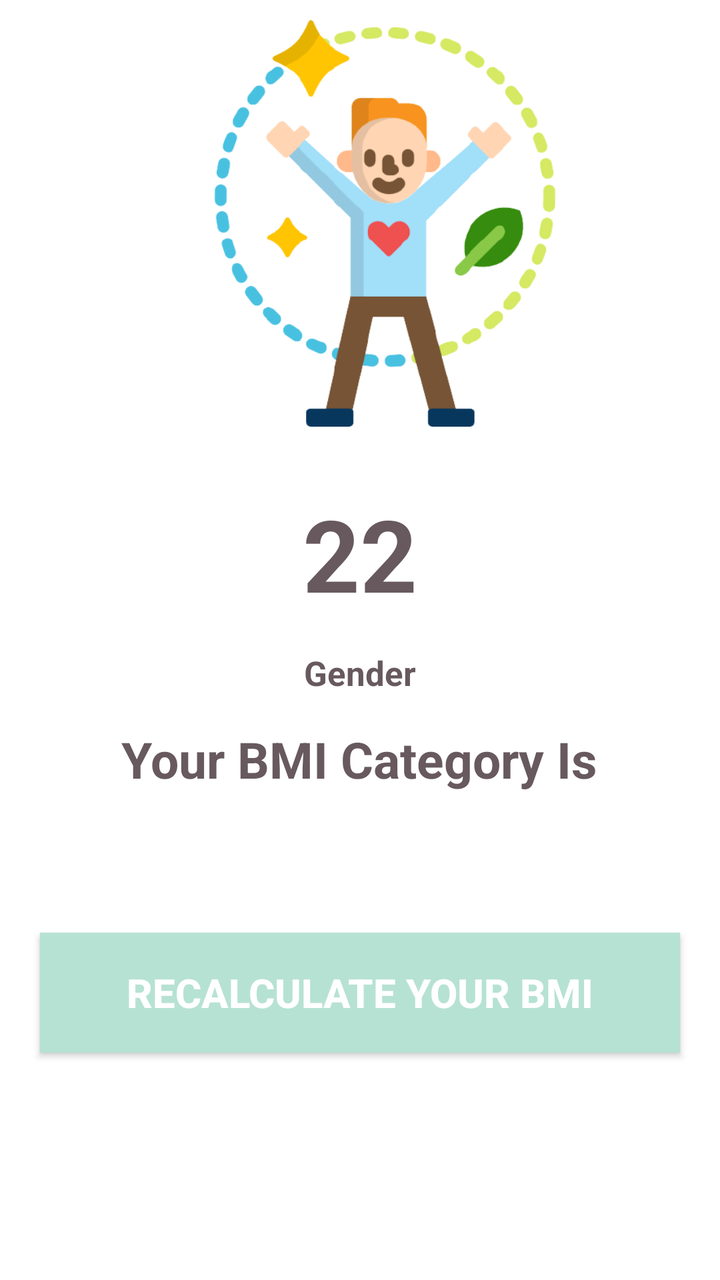
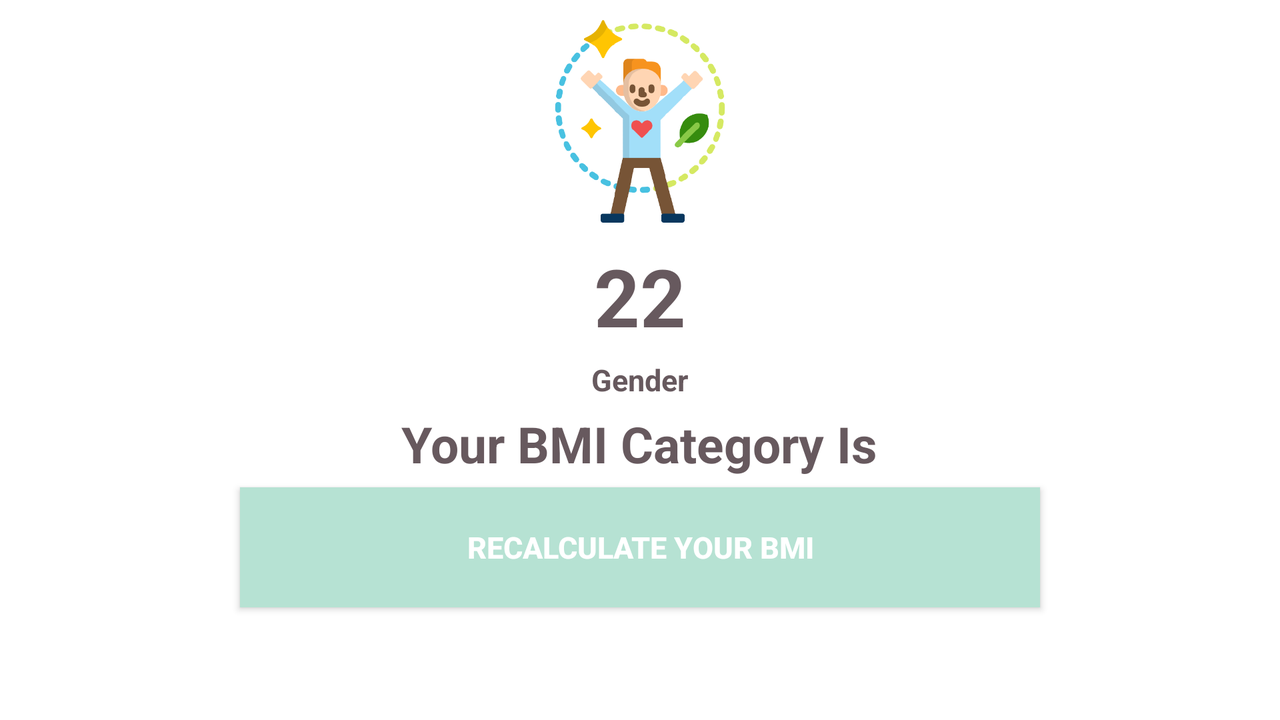

One screen, two layout resources from the same app: the default and the author's alternative for another configuration. Each is rendered where Android would select it; the XML of both is given below.
<!-- AndroidManifest.xml: application theme Theme.FinalProject0623 -->
<!-- res/layout/activity_bmiactivity.xml -->
<?xml version="1.0" encoding="utf-8"?>
<RelativeLayout xmlns:android="http://schemas.android.com/apk/res/android"
    xmlns:app="http://schemas.android.com/apk/res-auto"
    xmlns:tools="http://schemas.android.com/tools"
    android:id="@+id/backGround"
    android:layout_width="match_parent"
    android:layout_height="match_parent"
    android:background="@color/white"
    tools:context=".BMIActivity">

    <ImageView
        android:id="@+id/healthState"
        android:layout_width="362dp"
        android:layout_height="239dp"
        android:layout_above="@id/contentLayout"
        android:layout_marginLeft="25dp"
        android:layout_marginBottom="0dp"
        android:padding="10dp"
        android:src="@drawable/healthy" />

    <RelativeLayout
        android:layout_width="match_parent"
        android:layout_height="wrap_content"
        android:padding="20dp"
        android:id="@+id/contentLayout"
        android:layout_centerInParent="true">

        <TextView
            android:layout_width="wrap_content"
            android:layout_height="wrap_content"
            android:textSize="50sp"
            android:textStyle="bold"
            android:layout_centerHorizontal="true"

            android:textColor="@color/Coffee_Pot"
            android:id="@+id/bmiDisplay"
            android:text="22">

        </TextView>

        <TextView
            android:layout_width="wrap_content"
            android:layout_height="wrap_content"
            android:text="Gender"
            android:layout_marginTop="15dp"
            android:textSize="17sp"
            android:textStyle="bold"
            android:layout_below="@id/bmiDisplay"
            android:layout_centerHorizontal="true"
            android:textColor="@color/Coffee_Pot"
            android:id="@+id/genderDisplay" />

        <TextView
            android:layout_width="wrap_content"
            android:layout_height="wrap_content"
            android:text="Your BMI Category Is"
            android:textStyle="bold"
            android:id="@+id/bmiCategoryDispaly"
            android:textColor="@color/Coffee_Pot"
            android:layout_marginTop="15dp"
            android:layout_centerHorizontal="true"
            android:layout_below="@id/genderDisplay"
            android:textSize="25sp">

        </TextView>






    </RelativeLayout>

    <android.widget.Button
        android:layout_width="match_parent"
        android:layout_height="60dp"
        android:id="@+id/again"
        android:layout_below="@id/contentLayout"
        android:layout_marginTop="50dp"
        android:background="@color/Spearmint"
        android:text="RECALCULATE YOUR BMI"
        android:textSize="20sp"
        android:textColor="@color/white"
        android:textStyle="bold"
        android:layout_marginLeft="20dp"
        android:layout_marginRight="20dp"
        >

    </android.widget.Button>

</RelativeLayout>
<!-- resources referenced by this layout -->
<resources>
  <color name="Coffee_Pot">#67595E</color>
  <color name="Spearmint">#B6E2D3</color>
  <color name="white">#FFFFFFFF</color>
  <!-- drawable healthy: png bitmap (drawable-v24, 53311 bytes) -->
  <style name="Theme.FinalProject0623" parent="Theme.MaterialComponents.DayNight.DarkActionBar">
          
          <item name="colorPrimary">@color/Coffee_Pot</item>
          <item name="colorPrimaryVariant">@color/Coffee_Pot2</item>
          <item name="colorOnPrimary">@color/black</item>
          
          <item name="colorSecondary">@color/Hot_Pink</item>
          <item name="colorSecondaryVariant">@color/Cream</item>
          <item name="colorOnSecondary">@color/black</item>
  
          
          <item name="android:statusBarColor" tools:targetApi="l">?attr/colorPrimaryVariant</item>
          
      </style>
  <color name="Coffee_Pot2">#A49393</color>
  <color name="black">#FF000000</color>
  <color name="Hot_Pink">#EF7C8E</color>
  <color name="Cream">#FAE8E0</color>
</resources>
<!-- res/layout-land/activity_bmiactivity.xml (the author's variant of the layout above) -->
<!-- drawn on the phone turned sideways -->
<?xml version="1.0" encoding="utf-8"?>
<RelativeLayout xmlns:android="http://schemas.android.com/apk/res/android"
    xmlns:app="http://schemas.android.com/apk/res-auto"
    xmlns:tools="http://schemas.android.com/tools"
    android:id="@+id/backGround"
    android:layout_width="match_parent"
    android:layout_height="match_parent"
    android:background="@color/white"
    tools:context=".BMIActivity">

    <ImageView
        android:id="@+id/healthState"
        android:layout_width="362dp"
        android:layout_height="239dp"
        android:layout_above="@id/contentLayout"
        android:layout_marginLeft="190dp"
        android:padding="10dp"
        android:layout_centerHorizontal="true"
        android:src="@drawable/healthy" />

    <RelativeLayout
        android:layout_width="match_parent"
        android:layout_height="wrap_content"
        android:padding="0dp"
        android:id="@+id/contentLayout"
        android:layout_centerInParent="true">

        <TextView
            android:layout_width="wrap_content"
            android:layout_height="wrap_content"
            android:textSize="40sp"
            android:textStyle="bold"
            android:layout_centerHorizontal="true"

            android:textColor="@color/Coffee_Pot"
            android:id="@+id/bmiDisplay"
            android:text="22">

        </TextView>

        <TextView
            android:layout_width="wrap_content"
            android:layout_height="wrap_content"
            android:text="Gender"
            android:layout_marginTop="5dp"
            android:textSize="15sp"
            android:textStyle="bold"
            android:layout_below="@id/bmiDisplay"
            android:layout_centerHorizontal="true"
            android:textColor="@color/Coffee_Pot"
            android:id="@+id/genderDisplay" />

        <TextView
            android:layout_width="wrap_content"
            android:layout_height="wrap_content"
            android:text="Your BMI Category Is"
            android:textStyle="bold"
            android:id="@+id/bmiCategoryDispaly"
            android:textColor="@color/Coffee_Pot"
            android:layout_marginTop="5dp"
            android:layout_centerHorizontal="true"
            android:layout_below="@id/genderDisplay"
            android:textSize="25sp">

        </TextView>






    </RelativeLayout>

    <android.widget.Button
        android:id="@+id/again"
        android:layout_width="400dp"
        android:layout_height="60dp"
        android:layout_below="@id/contentLayout"
        android:layout_centerHorizontal="true"
        android:layout_marginLeft="20dp"
        android:layout_marginTop="5dp"
        android:layout_marginRight="20dp"
        android:background="@color/Spearmint"
        android:text="RECALCULATE YOUR BMI"
        android:textColor="@color/white"
        android:textSize="15sp"
        android:textStyle="bold">

    </android.widget.Button>

</RelativeLayout>
